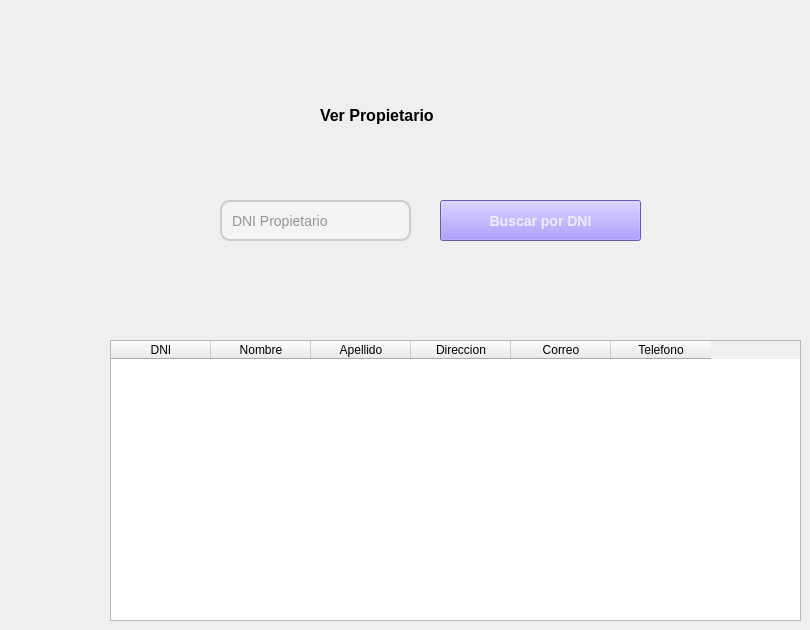
       <widget class="QWidget" name="page_VerPropietario">
        <widget class="QLineEdit" name="txtBuscarDni">
         <property name="geometry">
          <rect>
           <x>220</x>
           <y>200</y>
           <width>191</width>
           <height>41</height>
          </rect>
         </property>
         <property name="styleSheet">
          <string notr="true">QLineEdit {
    background-color: #f4f4f4; /* Fondo claro */
    color: #333; /* Texto oscuro */
    border: 2px solid #ccc; /* Borde inicial */
    border-radius: 10px; /* Bordes redondeados */
    padding: 8px; /* Espaciado interno */
    font-size: 14px; /* Tamaño de texto */
    font-family: &quot;Arial&quot;, sans-serif; /* Fuente limpia y moderna */
}

QLineEdit:focus {
    border: 2px solid #6200ee; /* Cambia el color del borde al enfocarse */
    background-color: #ffffff; /* Fondo blanco al enfocarse */
    color: #000; /* Texto más oscuro */
}</string>
         </property>
         <property name="placeholderText">
          <string>DNI Propietario</string>
         </property>
        </widget>
        <widget class="QPushButton" name="btnbuscaDni">
         <property name="geometry">
          <rect>
           <x>440</x>
           <y>200</y>
           <width>201</width>
           <height>41</height>
          </rect>
         </property>
         <property name="styleSheet">
          <string notr="true">
QPushButton {
   color: rgb(239, 238, 255);
background-color: rgb(145, 123, 255);
  

    padding: 10px; 
    font-size: 14px; 
    font-weight: bold; 
 
}

QPushButton:hover {
    background-color: #8793ff; 
    color: white;
}</string>
         </property>
         <property name="text">
          <string>Buscar por DNI</string>
         </property>
         <property name="icon">
          <iconset>
           <normaloff>../Imagenes/buscar.png</normaloff>../Imagenes/buscar.png</iconset>
         </property>
         <property name="iconSize">
          <size>
           <width>30</width>
           <height>30</height>
          </size>
         </property>
        </widget>
        <widget class="QTableWidget" name="grdPropietario">
         <property name="geometry">
          <rect>
           <x>110</x>
           <y>340</y>
           <width>691</width>
           <height>281</height>
          </rect>
         </property>
         <column>
          <property name="text">
           <string>DNI</string>
          </property>
         </column>
         <column>
          <property name="text">
           <string>Nombre</string>
          </property>
         </column>
         <column>
          <property name="text">
           <string>Apellido</string>
          </property>
         </column>
         <column>
          <property name="text">
           <string>Direccion</string>
          </property>
         </column>
         <column>
          <property name="text">
           <string>Correo</string>
          </property>
         </column>
         <column>
          <property name="text">
           <string>Telefono</string>
          </property>
         </column>
        </widget>
        <widget class="QLabel" name="label_9">
         <property name="geometry">
          <rect>
           <x>320</x>
           <y>90</y>
           <width>121</width>
           <height>51</height>
          </rect>
         </property>
         <property name="font">
          <font>
           <pointsize>12</pointsize>
           <bold>true</bold>
          </font>
         </property>
         <property name="text">
          <string>Ver Propietario</string>
         </property>
         <property name="textFormat">
          <enum>Qt::AutoText</enum>
         </property>
         <property name="wordWrap">
          <bool>false</bool>
         </property>
        </widget>
       </widget>
